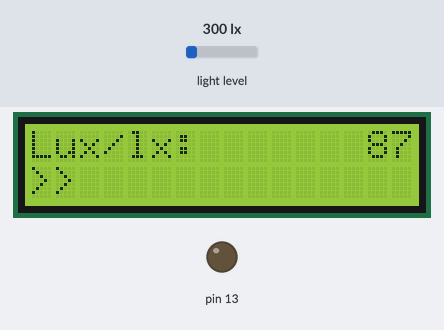
A sketch run on a simulated Arduino Uno, built with avr-gcc and run on an emulated ATmega328P. On the bench: 16×2 character LCD, output pins drawn as LEDs (lit = HIGH). Wiring (inferred from the names in the program): BH1750 light sensor at I2C address 0x23; PCF8574 port expander at I2C address 0x27. Wiring (inferred from the signals the program sends): character LCD (HD44780): RS Q0; E Q2; backlight Q3; data Q4, Q5, Q6, Q7. The inputs (shaded band) are chosen by the test bench; at power-on: light level 300 lx.

Above: at 0.8 s.
1.7 s: light level set to 1000 lx
At 3.1 s:
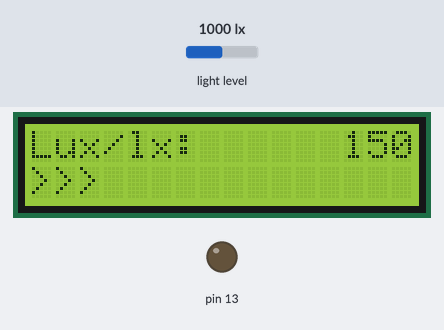
5.6 s: light level set to 40 lx
At 6.5 s:
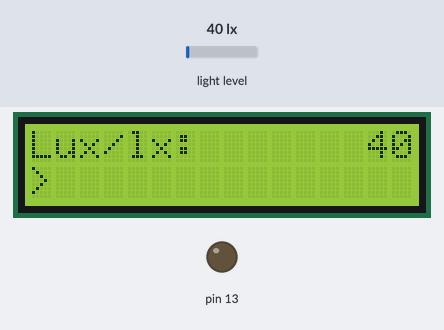
9.5 s: light level set to 500 lx
At 10.59 s:
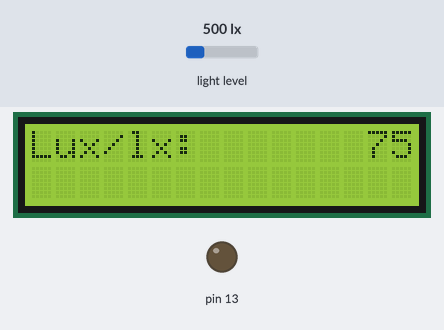
Timing chart, 0 to 12.5 s (numbered marks = the images above; inputs shaded):
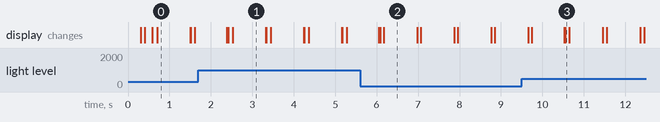

Measured:
- after the input at 9.5 s, the display: first differs from a run without the input after 1.0 s (image 3 shows a later state)
- what the display in image 0 shows lasts 0.8 s, from 0.7 s to 1.5 s

The sketch:

Light_Sensor_with_BH1750.ino
```cpp
#include "BH1750.h"
#include "I2C_LCD.h"


BH1750 lx_sensor;
I2C_LCD display;


char buffer[20];
uint8_t i = 0;
uint16_t pt = 0;
uint16_t lux = 0;


void setup(void)
{
  pinMode(13, OUTPUT);
  lx_sensor.begin();
  display.begin();
  display.clear_home();
  display.text(0, 0, "Lux/lx:");
}


void loop(void)
{
  lux = lx_sensor.get_lux();
  sprintf(buffer, "%5d ", lux);
  display.text(11, 0, buffer);

  pt = map(lux, 1, 1000, 1, 15);
  pt = constrain(pt, 1, 1000);

  display.text(0, 1, "               ");
  for(i = 0; i < pt; i++)
  {
    display.text(i, 1, ">");
    delay(1);
  }

  delay(600);
}
```

BH1750.cpp
```cpp
#include "BH1750.h"


BH1750::BH1750()
{
}


void BH1750::begin(void)
{
	Wire.begin();
	Wire.setClock(400000);
	Wire.flush();
	delay(100);

	write(BH1750_power_up);
	write(BH1750_reset);
	write(BH1750_power_down);
	delay(100);
}


uint16_t BH1750::get_lux(void)
{
	uint16_t lx = 0;

	lx = get_reading(BH1750_cont_H_res_mode_1, 150);
	lx = (((float)lx) / 1.2);

	return lx;
}


void BH1750::write(uint8_t cmd)
{
  Wire.beginTransmission(BH1750_I2C_address);
  Wire.write(cmd);
  Wire.endTransmission();
}


uint16_t BH1750::read_word(void)
{
	uint8_t hb = 0;
	uint8_t lb = 0;
	uint16_t value = 0;

	Wire.beginTransmission(BH1750_I2C_address);
	Wire.requestFrom(BH1750_I2C_address, 2);
	if(Wire.available() <= 2)
	{
		hb = Wire.read();
		lb = Wire.read();
	}

	Wire.endTransmission();

	value = hb;
	value << 8;
	value |= lb;

	return value;
}


uint16_t BH1750::get_reading(uint8_t mode, uint16_t delay_time)
{
	uint16_t lx = 0;

	write(BH1750_power_up);
	write(mode);
	lx = read_word();
	delay(delay_time);
	write(BH1750_power_down);

	return lx;
}
```

BH1750.h
```cpp
#pragma once


#include <Arduino.h>
#include <Wire.h>


#define	BH1750_I2C_address				0x23

#define	BH1750_power_down				0x00
#define BH1750_power_up					0x01
#define BH1750_reset					0x07
#define BH1750_cont_H_res_mode_1  		0x10
#define BH1750_cont_H_res_mode_2  		0x11
#define BH1750_cont_L_res_mode   		0x13
#define BH1750_one_time_H_res_mode_1  	0x20
#define BH1750_one_time_H_res_mode_2  	0x21
#define BH1750_one_time_L_res_mode  	0x23


class BH1750
{
	public:
		BH1750();
		void begin(void);
		uint16_t get_lux(void);

	private:
		void write(uint8_t cmd);
		uint16_t read_word(void);
		uint16_t get_reading(uint8_t mode, uint16_t delay_time);
};
```

PCF8574.cpp
```cpp
#include "PCF8574.h"


PCF8574::PCF8574()
{
}


void PCF8574::begin(void)
{
	Wire.begin();
	Wire.setClock(400000);
	Wire.flush();
	delay(100);
}


uint8_t PCF8574::read(uint8_t reg)
{
	Wire.beginTransmission(PCF8574_I2C_address);
	Wire.write(reg);
	Wire.endTransmission();
	Wire.requestFrom(PCF8574_I2C_address, 1);
	if(Wire.available())
	{
		return Wire.read();
	}
}


void PCF8574::write(uint8_t value)
{
	Wire.beginTransmission(PCF8574_I2C_address);
	Wire.write(value);
	Wire.endTransmission();
}
```

PCF8574.h
```cpp
#pragma once


#include <Arduino.h>
#include <Wire.h>


#define PCF8574_I2C_address     0x27


class PCF8574
{
	public:
		PCF8574();
		void begin(void);
		uint8_t read(uint8_t reg);
		void write(uint8_t value);

	private:
};
```

I2C_LCD.cpp
```cpp
#include "I2C_LCD.h"


static uint8_t bl_state;
static uint8_t data_value;


I2C_LCD::I2C_LCD()
{
}


void I2C_LCD::begin(void)
{
	bl_state = LCD_BL_ON;
  data_value = 0x04;

	io.begin();

	io.write(data_value);
	delay(10);

	send(0x33, LCD_CMD);
  send(0x32, LCD_CMD);

	send((LCD_4_pin_interface | LCD_2_row_display | LCD_5x7_dots), LCD_CMD);
	send((LCD_display_on | LCD_cursor_off | LCD_blink_off), LCD_CMD);
	send((LCD_clear_display), LCD_CMD);
	send((LCD_cursor_direction_inc | LCD_display_no_shift), LCD_CMD);
}


void I2C_LCD::send(uint8_t value, uint8_t mode)
{
	switch(mode)
	{
		 case LCD_CMD:
		 {
			data_value &= 0xF4;
			break;
		 }
		 case LCD_DAT:
		 {
			data_value |= 0x01;
			break;
		 }
	}

	switch(bl_state)
	{
		 case LCD_BL_ON:
		 {
			data_value |= 0x08;
			break;
		 }
		 case LCD_BL_OFF:
		 {
			data_value &= 0xF7;
			break;
		 }
	}

	io.write(data_value);
	send_4_bits(value);
	delay(1);
}


void I2C_LCD::clear_home(void)
{
	send(LCD_clear_display, LCD_CMD);
	send(LCD_goto_home, LCD_CMD);
}


void I2C_LCD::gotoxy(uint8_t x_pos, uint8_t y_pos)
{
	switch(y_pos)
	{
		case 1:
		{
			send((0x80 | (LCD_line_2_y_pos + x_pos)), LCD_CMD);
			break;
		}

		case 2:
		{
			send((0x80 | (LCD_line_3_y_pos + x_pos)), LCD_CMD);
			break;
		}

		case 3:
		{
			send((0x80 | (LCD_line_4_y_pos + x_pos)), LCD_CMD);
			break;
		}

		default:
		{
			send((0x80 | (LCD_line_1_y_pos + x_pos)), LCD_CMD);
			break;
		}
	}
}


void I2C_LCD::chr(const char char_data)
{
	send(char_data, LCD_DAT);
}


void I2C_LCD::text(uint8_t x_pos, uint8_t y_pos, const char *lcd_string)
{
		gotoxy(x_pos, y_pos);
    while(*lcd_string != '\0')
    {
        chr(*lcd_string++);
    };
}


void I2C_LCD::toggle_EN(void)
{
	data_value |= 0x04;
	io.write(data_value);
	delay(1);
	data_value &= 0xF9;
	io.write(data_value);
	delay(1);
}


void I2C_LCD::send_4_bits(uint8_t value)
{
	uint8_t tmp = 0x00;

	tmp = (value & 0xF0);
	data_value &= 0x0F;
	data_value |= tmp;
	io.write(data_value);
	toggle_EN();

	tmp = (value & 0x0F);
	tmp <<= 0x04;
	data_value &= 0x0F;
	data_value |= tmp;
	io.write(data_value);
	toggle_EN();
}
```

I2C_LCD.h
```cpp
#pragma once


#include <Arduino.h>
#include "PCF8574.h"


#define LCD_clear_display            0x01
#define LCD_goto_home                0x02

#define LCD_cursor_direction_inc     0x06
#define LCD_cursor_direction_dec     0x04
#define LCD_display_shift            0x05
#define LCD_display_no_shift         0x04

#define LCD_display_on               0x0C
#define LCD_display_off              0x0A
#define LCD_cursor_on                0x0A
#define LCD_cursor_off               0x08
#define LCD_blink_on                 0x09
#define LCD_blink_off                0x08

#define LCD_8_pin_interface          0x30
#define LCD_4_pin_interface          0x20
#define LCD_2_row_display            0x28
#define LCD_1_row_display            0x20
#define LCD_5x10_dots                0x60
#define LCD_5x7_dots                 0x20

#define LCD_line_1_y_pos             0x00
#define LCD_line_2_y_pos             0x40
#define LCD_line_3_y_pos             0x14
#define LCD_line_4_y_pos             0x54

#define LCD_BL_ON                    1
#define LCD_BL_OFF                   0

#define LCD_DAT                      1
#define LCD_CMD                      0


class I2C_LCD
{
	public:
		I2C_LCD();
		void begin(void);
		void send(uint8_t value, uint8_t mode);
		void clear_home(void);
		void gotoxy(uint8_t x_pos, uint8_t y_pos);
		void chr(const char char_data);
		void text(uint8_t x_pos, uint8_t y_pos, const char *lcd_string);

	private:
		PCF8574 io;
		void toggle_EN(void);
		void send_4_bits(uint8_t value);
};
```
